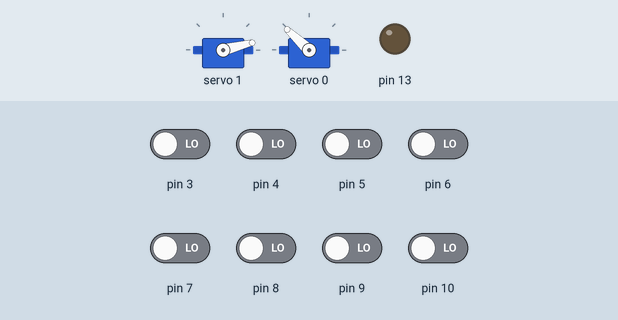
The sketch below on a simulated Arduino Uno, built with avr-gcc and run on an emulated ATmega328P. Shown: 2 × servo, output pins drawn as LEDs (lit = HIGH). Inputs (shaded band) come from the test bench; at power-on: pin 3–10 LOW. What the sketch prints to the serial monitor is not drawn.

Above: at 12.5 s.
12.6 s: pin 5 driven HIGH
At 12.9 s:
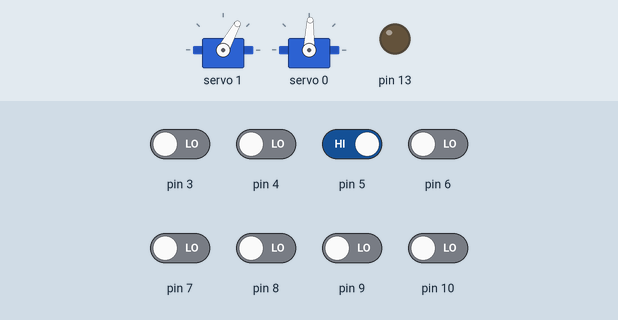
14.1 s: pin 6 driven HIGH
15.6 s: pin 10 driven HIGH
At 18.2 s:
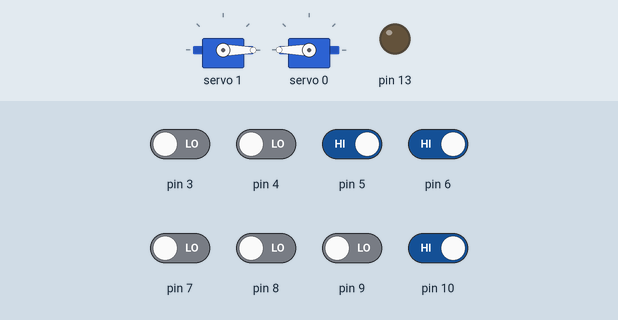
18.6 s: pin 10 driven LOW
At 19.7 s:
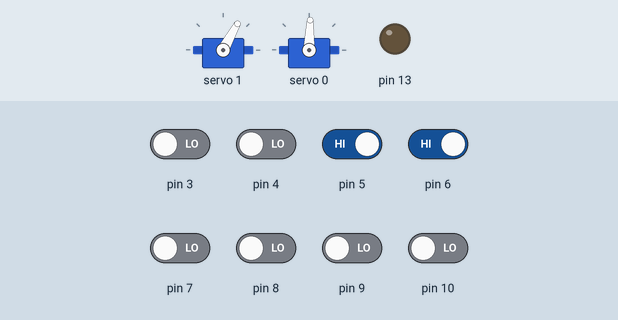
Timing chart, 0 to 21.1 s (numbered marks = the images above; inputs shaded):
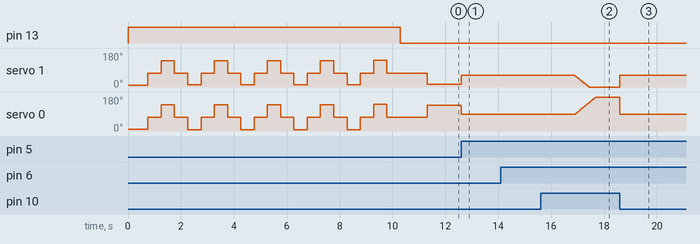

The sketch:

basefile.ino
```cpp
// PID制御でのライントレースを行なうプログラム
// ひとまずこれを基に動作させる
// 長くて読みにくいので一部関数化, ライブラリ化を図る

#include<Wire.h>
#include <PCA9685.h> //PCA9685用ヘッダーファイル

PCA9685 pwm = PCA9685(0x40);    //PCA9685のアドレス指定

#define SERVOMIN 150            //最小パルス幅
#define SERVOMAX 500            //最大パルス幅500


#include <QTRSensors.h>

#define NUM_SENSORS   8     // number of sensors used
#define TIMEOUT       2500  // waits for 2500 microseconds for sensor outputs to go low
#define EMITTER_PIN   2     // emitter is controlled by digital pin 2

//  PIDの定数. 限界感度法を参照
#define DELTA_T       0.02
#define KP            2.5
#define KD            3.3
#define KI            0.1

// 各種モーターパラメータ
#define baseSpeedL    170    //  ロボットがなんらの影響も受けない場合の直進速度
#define baseSpeedR    10
#define target        3500   //  なんか端っこに行く。センサの高さか
#define refL          0.7    //  制御量の適応割合
#define refR          0.68   //  制御量の適応割合

// sensors 0 through 7 are connected to digital pins 3 through 10, respectively
QTRSensorsRC qtrrc((unsigned char[]) {3, 4, 5, 6, 7, 8, 9, 10},
  NUM_SENSORS, TIMEOUT, EMITTER_PIN);
unsigned int sensorValues[NUM_SENSORS];

void setup() {
  pwm.begin();                   //初期設定 (アドレス0x40用)
  pwm.setPWMFreq(50);            //PWM周期を50Hzに設定 (アドレス0x40用)

  calibration();                 //calibration動作を行なう

  Serial.begin(9600);            //センサ値観測始め. 以降持続して行なわれる
// print the calibration minimum values measured when emitters were on
  for (int i = 0; i < NUM_SENSORS; i++)
  {
    Serial.print(qtrrc.calibratedMinimumOn[i]);
    Serial.print(' ');
  }
  Serial.println();

  // print the calibration maximum values measured when emitters were on
  for (int i = 0; i < NUM_SENSORS; i++)
  {
    Serial.print(qtrrc.calibratedMaximumOn[i]);
    Serial.print(' ');
  }
  Serial.println();
  Serial.println();
  delay(1000);

  }


void loop(){

  // read calibrated sensor values and obtain a measure of the line position from 0 to 5000
  // To get raw sensor values, call:
  //  qtrrc.read(sensorValues); instead of unsigned int position = qtrrc.readLine(sensorValues);
  unsigned int position = qtrrc.readLine(sensorValues);

  // センサ値確認用の serial.print()
  // print the sensor values as numbers from 0 to 1000, where 0 means maximum reflectance and
  // 1000 means minimum reflectance, followed by the line position
//  for (unsigned char i = 0; i < NUM_SENSORS; i++)
//  {
//    Serial.print(sensorValues[i]);
//    Serial.print('\t');
//  }
//  //Serial.println(); // uncomment this line if you are using raw values
//  Serial.println(position); // comment this line out if you are using raw values

  //モーター設定
  //左モーターの動き
  float morterSpeedL = baseSpeedL - refL*pidLeft(target, position); //-
  servo_write(0,morterSpeedL);

  //右モーターの動き
  float morterSpeedR = baseSpeedR + refR*pidRight(target, position); //+
  servo_write(1,morterSpeedR);

}

////////関数////////
void calibration(){
  pinMode(13, OUTPUT);
  digitalWrite(13, HIGH);    // turn on Arduino's LED to indicate we are in calibration mode
  delay(500);
  int i = 0;

    servo_write(1,5);//1が右で前向き
    servo_write(0,5);
    for (int i = 0; i < 10; i++)  // make the calibration take about 1 seconds
    {
      qtrrc.calibrate();       // reads all sensors 10 times at 2500 us per read (i.e. ~25 ms per call)
    }

    servo_stop();
    for (int i = 0; i < 20; i++)  // make the calibration take about 1 seconds
    {
      qtrrc.calibrate();       // reads all sensors 10 times at 2500 us per read (i.e. ~25 ms per call)
    }

  while(i<=3){
    servo_write(1,174);//1が右で前向き
    servo_write(0,174);
    for (int i = 0; i < 20; i++)  // make the calibration take about 1 seconds
    {
      qtrrc.calibrate();       // reads all sensors 10 times at 2500 us per read (i.e. ~25 ms per call)
    }

    servo_stop();
    for (int i = 0; i < 20; i++)  // make the calibration take about 1 seconds
    {
      qtrrc.calibrate();       // reads all sensors 10 times at 2500 us per read (i.e. ~25 ms per call)
    }

    servo_write(1,6);
    servo_write(0,0);
    for (int i = 0; i < 20; i++)  // make the calibration take about 1 seconds
    {
      qtrrc.calibrate();       // reads all sensors 10 times at 2500 us per read (i.e. ~25 ms per call)
    }

    servo_stop();
    for (int i = 0; i < 20; i++)  // make the calibration take about 1 seconds
    {
      qtrrc.calibrate();       // reads all sensors 10 times at 2500 us per read (i.e. ~25 ms per call)
    }

    i++;
  }

    servo_write(1,175);//1が右で前向き
    servo_write(0,175);
    for (int i = 0; i < 20; i++)  // make the calibration take about 1 seconds
    {
      qtrrc.calibrate();       // reads all sensors 10 times at 2500 us per read (i.e. ~25 ms per call)
    }

    servo_stop();
    for (int i = 0; i < 20; i++)  // make the calibration take about 1 seconds
    {
      qtrrc.calibrate();       // reads all sensors 10 times at 2500 us per read (i.e. ~25 ms per call)
    }

  digitalWrite(13, LOW);     // turn off Arduino's LED to indicate we are through with calibration
}

void servo_write(int ch, int ang){ //動かすサーボチャンネルと角度を指定
  ang = map(ang, 0, 180, SERVOMIN, SERVOMAX); //角度（0～180）をPWMのパルス幅（150～500）に変換
  pwm.setPWM(ch, 0, ang);
}

void servo_stop(){ //ロボットの移動を停止する
  servo_write(1,87);
  servo_write(0,88);
}

float pidLeft(signed short sensor_val, signed short target_val){ //左車輪のpid
  static signed long diff_L[2];
  static float integral_L;

  float p, i, d;

  diff_L[0] = diff_L[1];
    if((round(abs((sensor_val - target_val) - diff_L[0])))>2000){  //  外れ値の除外, 前回観測した偏差と今回観測した偏差の差が2000以上で棄却
    diff_L[1] = diff_L[0];
  }
  else{
    diff_L[1] = sensor_val - target_val; //偏差を取得
  }
  integral_L += (diff_L[1] + diff_L[0]) / 2 * DELTA_T;

  p = KP * diff_L[1];
  i = KI * integral_L;
  d = KD * (diff_L[1] - diff_L[0]) / DELTA_T;

  return math_limit(p+i+d);
  }

float pidRight(signed short sensor_val, signed short target_val){ //右車輪のpid
  static signed long diff_R[2];
  static float integral_R;

  float p, i, d;

  diff_R[0] = diff_R[1];
  if(round(abs((sensor_val - target_val) - diff_R[0]))>2000){  //外れ値の除外
    diff_R[1] = diff_R[0];
  }
  else{
    diff_R[1] = sensor_val - target_val; //偏差を取得
  }
  integral_R += (diff_R[1] + diff_R[0]) / 2 * DELTA_T;
  p = KP * diff_R[1];
  i = KI * integral_R;
  d = KD * (diff_R[1] - diff_R[0]) / DELTA_T;

  return math_limit(p+i+d);
  }


float math_limit(float pid) {
  pid = constrain(pid, -90 , 90); //定義域-90 <= pid <= 90

  return pid;
}
```

Measured:
- after the input at 12.6 s, servo 1: 14° → 61° at once; servo 0: 137° → 88° at once
- after the input at 15.6 s, servo 1: moves from 61° to 0° over 0.54 s, starting after 1.3 s; servo 0: moves from 88° to 180° over 0.77 s, starting after 1.3 s
- after the input at 18.6 s, servo 1: 0° → 61° at once; servo 0: 180° → 88° at once
